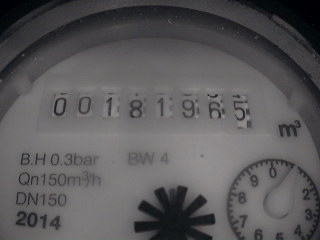
#> input picture example data/5.jpg, 320 x 240 px, found by its file name
$ python hist.py   (Python 2 division)
#> lines starting #> are read from the running program, lines starting #| are printed output that depends on the picture; after the words box and inside, x2 and y2 are one past the last pixel; in counts of white or black regions, pixels touching at a corner belong together
import sys
import cv2
import numpy as np
from skimage import morphology

img = cv2.imread('5.jpg',0)
#> img: shape (240, 320); min 0, max 147, mean 89.7

equ = cv2.equalizeHist(img)
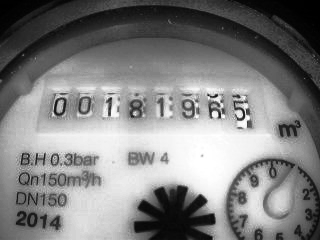
#> equ: shape (240, 320); min 0, max 255, mean 128.2

equ = equ[80:145, 44:250]
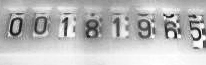
#> equ: shape (65, 206); min 16, max 255, mean 188
#cv2.imwrite('res.png',res)
#cv2.imshow('hist',equ)
h,w=equ.shape
#> h = 65; w = 206

for i in range(0, w):
    for j in range(0, h):
        equ[0,0]

#bu yontem iyi olmadi
#equ1 = cv2.medianBlur(equ,5)
#thresh1 = cv2.adaptiveThreshold(equ1,255,cv2.ADAPTIVE_THRESH_GAUSSIAN_C,cv2.THRESH_BINARY,11,2)

#bu yontemde iyi olmadi
#ret2,thresh1 = cv2.threshold(equ,0,200,cv2.THRESH_BINARY+cv2.THRESH_OTSU)

ret,thresh1 = cv2.threshold(equ,100,255,cv2.THRESH_BINARY)
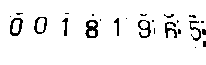
#> thresh1: shape (65, 206); 93.7% white; black in thin lines or dots, all inside (x1, y1, x2, y2) = (10, 13, 206, 48)
cv2.imshow('thresh1 binary',thresh1)


# [19 lines of commented-out code are left out]

erosionIm2=np.copy(thresh1)
cv2.bitwise_not(thresh1,erosionIm2)
cv2.imshow('erosion_inv',erosionIm2)

k=2;
while(k<22):
    mysize=(20,k)
    i=1;
    while(i<w-1-mysize[0]):
        roifirst=erosionIm2[0:mysize[1], i:i+mysize[0]]
        a=np.sum(roifirst)
        #cv2.imshow('roifirst',roifirst)
        #print 'a', a
        if a==0:
            #i=i+mysize[0]+1
            #print 'i',i
            i
        else:
            roisecond=erosionIm2[0:mysize[1]+1, i:i+mysize[0]]
            b=np.sum(roisecond)
            #print 'b',b
            c=b-a
            if c==0:
              erosionIm2[0:mysize[1], i:i+mysize[0]]=0
              print "burada"
        i=i+20
    k=k+1
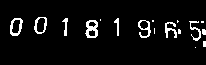
#> erosionIm2: shape (65, 206); 5.9% white in thin lines or dots, all inside (x1, y1, x2, y2) = (10, 17, 206, 48)
#> after the loop, k = 22
cv2.imshow('yukarisisilindi',erosionIm2)

k=1;
while(k<7):
    mysize=(k,10)
    i=1;
    while(i<h-1-mysize[1]):
        #roifirst=erosionIm2[0:mysize[1], i:i+mysize[0]]
        roifirst=erosionIm2[i:i+mysize[1], w-mysize[0]-1:w]
        a=np.sum(roifirst)
        #cv2.imshow('roifirst',roifirst)
        #print 'a', a
        if a==0:
            #i=i+mysize[0]+1
            #print 'i',i
            i
        else:
            roisecond=erosionIm2[i:i+mysize[1], w-mysize[0]-2:w]
            b=np.sum(roisecond)
            #print 'b',b
            c=b-a
            if c==0:
              erosionIm2[i:i+mysize[1], w-mysize[0]-2:w]=0
              print "burada"
        i=i+1
    k=k+1
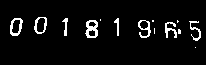
#> erosionIm2: shape (65, 206); 5.5% white in thin lines or dots, all inside (x1, y1, x2, y2) = (10, 17, 201, 48)
#> after the loop, k = 7

cv2.imshow('sag_silindi',erosionIm2)


k=2;
while(k<30):
    mysize=(20,k)
    i=1;
    while(i<w-1-mysize[0]):
        #roifirst=erosionIm2[0:mysize[1], i:i+mysize[0]]
        roifirst=erosionIm2[h-mysize[1]-1:h, i:i+mysize[0]]
        a=np.sum(roifirst)
        #cv2.imshow('roifirst',roifirst)
        #print 'a', a
        if a==0:
            #i=i+mysize[0]+1
            #print 'i',i
            i
        else:
            roisecond=erosionIm2[h-mysize[1]-2:h, i:i+mysize[0]]
            b=np.sum(roisecond)
            #print 'b',b
            c=b-a
            if c==0:
              erosionIm2[h-mysize[1]-2:h, i:i+mysize[0]]=0
              print "burada"
        i=i+20
    k=k+1
#> erosionIm2: shape (65, 206); 5.5% white in thin lines or dots, all inside (x1, y1, x2, y2) = (10, 17, 201, 41)
#> after the loop, k = 30

cv2.imshow('alt_silindi',erosionIm2)

kernel = np.ones((2,2),np.uint8)
#openingIm = cv2.morphologyEx(erosionIm2, cv2.MORPH_CLOSE, kernel)
#kernel = np.ones((2,2),np.uint8)
dilateIm2 = cv2.dilate(erosionIm2,kernel)
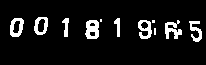
#> dilateIm2: shape (65, 206); 8.6% white; 11 white regions (3 under 20 px), largest, box (x1, y1, x2, y2) and area: (85, 20, 99, 39) 201, (165, 20, 182, 39) 175, (10, 18, 24, 37) 161
#cv2.imshow('erode_son_goruntu',erosionIm2)

son=np.copy(dilateIm2)
cv2.bitwise_not(dilateIm2,son)
cv2.imwrite('5.png',son)
cv2.imshow('son',son)

key = cv2.waitKey(0)
#> (key Esc is pressed here)
if key == 27:  # (escape to quit)
    cv2.waitKey(500)
    cv2.destroyAllWindows()
    sys.exit()
#> (the program exits here)
